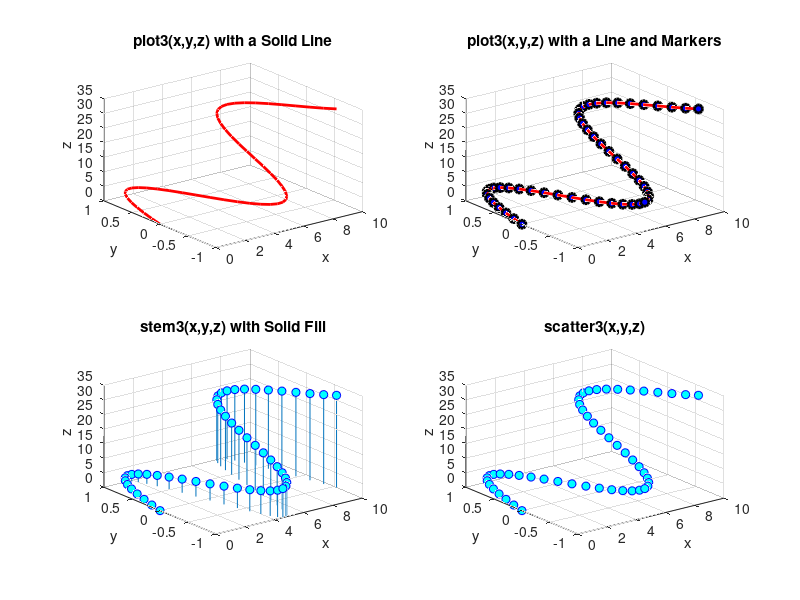
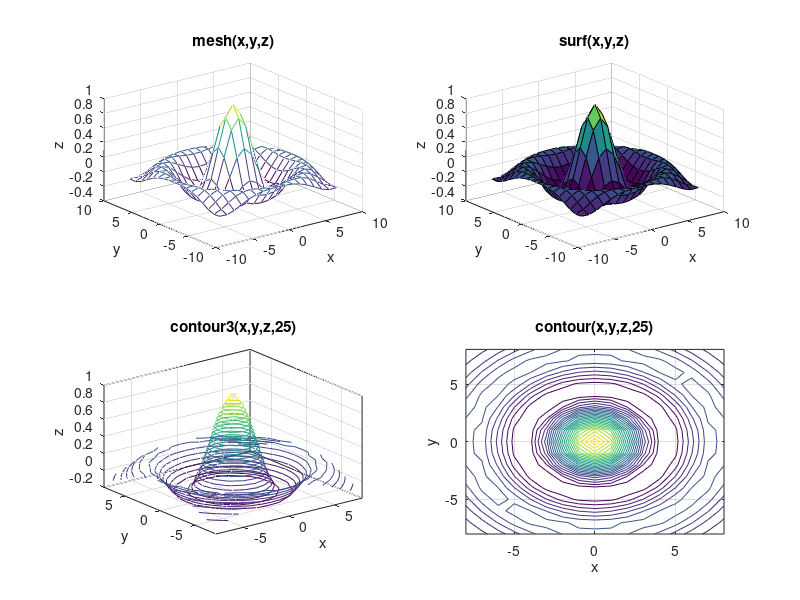

These figures' MATLAB source, in order:
%Clear the command window and all variables
clear %Clear the workspace variables
clc %Clear the command window contents
format default %Set the default format

%Output of the title and author to the command window
tutorial_name = "Tutorial_07_8";
name = "Andy Pacher";
assisted_by = "Nobody";
fprintf("Output for %s written by %s, with assistance from %s. \n\n", tutorial_name, name, assisted_by)

% computing the x, y, and z coordinates to plot
t = 0:0.2:10;
x = t;
y = sin(t);
z = t.^1.5;

% Open Figure 1 and create a 2x2 grid of plots, activate the top left plot
figure(1)
subplot(2,2,1)

% plot3() with a continuous line                
plot3(x,y,z,'r-','linewidth',2)
% add a grid, title, and labels
grid on
title('plot3(x,y,z) with a Solid Line') 
xlabel('x')
ylabel('y')
zlabel('z')


% Activate the upper right subplot
subplot(2,2,2)
% plot3() with a line and markers 
plot3(x,y,z,'r-o','linewidth',2,'markersize',6,'markerfacecolor','b' ...
    ,'markeredgecolor','k')
% add a grid, title, and labels
grid on
title('plot3(x,y,z) with a Line and Markers') 
xlabel('x')
ylabel('y')
zlabel('z')


% Activate the lower left subplot
subplot(2,2,3)
stem3(x,y,z,'o','markersize',6, 'markerfacecolor','c','markeredgecolor','b')
% add a grid, title, and labels
grid on
title('stem3(x,y,z) with Solid Fill') 
xlabel('x')
ylabel('y')
zlabel('z')

% Activate the lower right subplot
subplot(2,2,4)

scatter3(x,y,z,'o','markerfacecolor','c','markeredgecolor','b')
% add a grid, title, and labels
grid on
title('scatter3(x,y,z)') 
xlabel('x')
ylabel('y')
zlabel('z')


% Define the x and y vectors
x = -8:8;
y = x;

% Create 2 matrices for x and y of the same size to represent all the (x,y)
% coordinates on the surface.
[xGrid,yGrid] = meshgrid(x,y);

r = sqrt(xGrid.^2 + yGrid.^2) + eps;
z = sin(r) ./ r;

% Open Figure 2 and create a 2x2 grid of plots, activate the top left plot
figure(2)
subplot(2,2,1)

% creates a mesh graph (colored wireframe)
mesh(x,y,z)
% add a grid, title, and labels
grid on
title('mesh(x,y,z)') 
xlabel('x')
ylabel('y')
zlabel('z')

% Activate the upper right subplot
subplot(2,2,2)

% surf() creates a colored surface plot
surf(x,y,z)
% add a grid, title, and labels
grid on
title('surf(x,y,z)') 
xlabel('x')
ylabel('y')
zlabel('z')

% Activate the lower left subplot
subplot(2,2,3)

% contour3() creates a 3D contour plot with 25 contour lines
contour3(x,y,z,25)
% add a grid, title, and labels
grid on
title('contour3(x,y,z,25)') 
xlabel('x')
ylabel('y')
zlabel('z')

% Activate the lower right subplot
subplot(2,2,4)

% contour() creates a 2D contour plot with 25 contour lines
contour(x,y,z,25)
% add a grid, title, and labels
grid on
title('contour(x,y,z,25)') 
xlabel('x')
ylabel('y')
zlabel('z')


% NegFunction = @ represents the notation for an annonymous function.  It
% creates a function named NegFunction(x) where x is a vector of independent
% variables.
negFunction =  @(x)((-1*sin(x(1)^2+x(2)^2+eps))/(x(1)^2+x(2)^2+eps));

% The values [0.1,0.1] are the initial guess of where the maximum occurs
[xyMaxVector,zMax] = fminsearch(negFunction,[0.1,0.1]);

% Print out the maximum of the function along with the coordinates at which
% the maximum occurs.  Note that we must negate the z value to represent the 
% maximum.
fprintf('The maximum value was z(%6.3f , %6.3f) = %2.0f\n', xyMaxVector(1) ... 
     ,xyMaxVector(2),-zMax)


%end tutorial